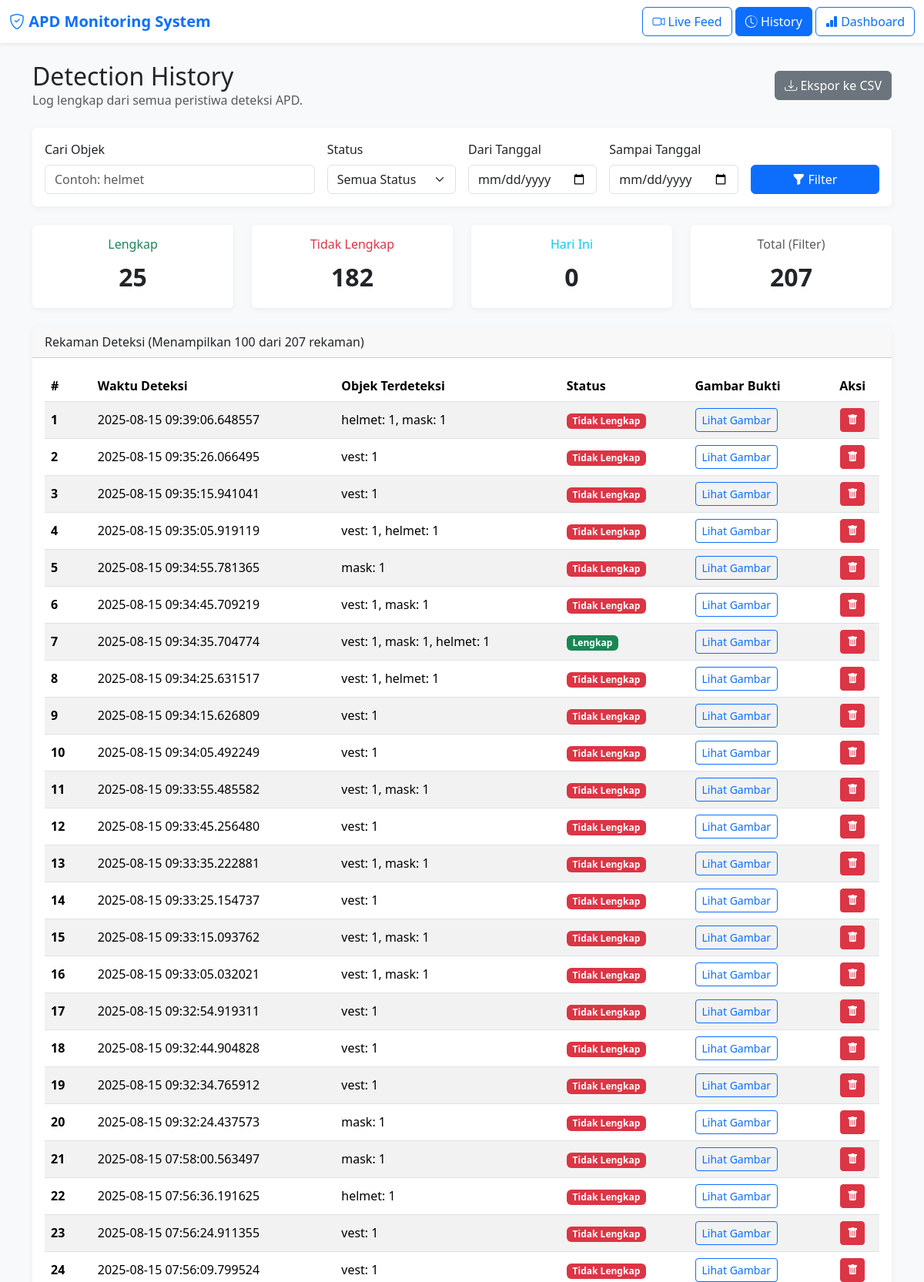
The app's page /history (upper part) with its own data.
### tables this page shows
CREATE TABLE deteksi (
        id INTEGER PRIMARY KEY AUTOINCREMENT,
        timestamp DATETIME NOT NULL,
        detected_objects TEXT NOT NULL,
        image_path TEXT NOT NULL,
        status TEXT NOT NULL 
    );

### app.py (the view)
@app.route('/history')
def history():
    conn = sqlite3.connect(DB_NAME)
    conn.row_factory = sqlite3.Row
    cursor = conn.cursor()
    page = request.args.get('page', 1, type=int)
    offset = (page - 1) * RECORDS_PER_PAGE
    where_clause, params = build_filter_query_parts(request.args)
    total_records = cursor.execute(f"SELECT COUNT(*) FROM deteksi{where_clause}", params).fetchone()[0]
    total_pages = math.ceil(total_records / RECORDS_PER_PAGE) if total_records > 0 else 1
    query = f"SELECT * FROM deteksi{where_clause} ORDER BY timestamp DESC LIMIT ? OFFSET ?"
    cursor.execute(query, (*params, RECORDS_PER_PAGE, offset))
    detections = cursor.fetchall()
    stats = {}
    stats['total_records'] = total_records
    today_where = (" AND " if where_clause else " WHERE ") + "DATE(timestamp) = DATE('now', 'localtime')"
    stats['today_detections'] = cursor.execute(f"SELECT COUNT(*) FROM deteksi{where_clause}{today_where}", params).fetchone()[0]
    complete_where = (" AND " if where_clause else " WHERE ") + "status = 'Lengkap'"
    stats['complete_detections'] = cursor.execute(f"SELECT COUNT(*) FROM deteksi{where_clause}{complete_where}", params).fetchone()[0]
    incomplete_where = (" AND " if where_clause else " WHERE ") + "status = 'Tidak Lengkap'"
    stats['incomplete_detections'] = cursor.execute(f"SELECT COUNT(*) FROM deteksi{where_clause}{incomplete_where}", params).fetchone()[0]
    conn.close()
    return render_template('history.html',
                           detections=detections,
                           stats=stats,
                           search_query=request.args.get('search', ''),
                           status_filter=request.args.get('status', ''),
                           start_date=request.args.get('start_date', ''),
                           end_date=request.args.get('end_date', ''),
                           current_page=page,
                           total_pages=total_pages)

### app.py (called while the page is built)
def build_filter_query_parts(args):
    search_query = args.get('search', '')
    status_filter = args.get('status', '')
    start_date = args.get('start_date', '')
    end_date = args.get('end_date', '')
    conditions, params = [], []
    if search_query:
        conditions.append("detected_objects LIKE ?")
        params.append(f"%{search_query}%")
    if status_filter:
        conditions.append("status = ?")
        params.append(status_filter)
    if start_date and start_date.strip():
        conditions.append("DATE(timestamp) >= ?")
        params.append(start_date)
    if end_date and end_date.strip():
        conditions.append("DATE(timestamp) <= ?")
        params.append(end_date)
    where_clause = ""
    if conditions:
        where_clause = " WHERE " + " AND ".join(conditions)
    return where_clause, params

### templates/history.html (shortened to what this page needs)
<!DOCTYPE html>
<html lang="en">
<head>
    <link href="https://cdn.jsdelivr.net/npm/bootstrap@5.3.3/dist/css/bootstrap.min.css" rel="stylesheet">
    <link rel="stylesheet" href="https://cdn.jsdelivr.net/npm/bootstrap-icons@1.11.3/font/bootstrap-icons.min.css">
</head>
<body>
    <nav class="navbar bg-white shadow-sm">
        <div class="container-fluid">
            <a class="navbar-brand text-primary fw-bold" href="/"><i class="bi bi-shield-check"></i> APD Monitoring System</a>
            <div>
                <a href="{{ url_for('index') }}" class="btn btn-outline-primary"><i class="bi bi-camera-video"></i> Live Feed</a>
                <a href="{{ url_for('history') }}" class="btn btn-primary"><i class="bi bi-clock-history"></i> History</a>
                <a href="{{ url_for('dashboard') }}" class="btn btn-outline-primary"><i class="bi bi-bar-chart-fill"></i> Dashboard</a>
            </div>
        </div>
    </nav>
    <main class="container my-4">
        <div class="d-flex justify-content-between align-items-center mb-4">
            <div>
                <h2 class="mb-0">Detection History</h2>
                <p class="text-muted mb-0">Log lengkap dari semua peristiwa deteksi APD.</p>
            </div>
            <div>
                <a id="exportBtn" href="{{ url_for('export_csv') }}" class="btn btn-secondary"><i class="bi bi-download"></i> Ekspor ke CSV</a>
            </div>
        </div>
        <div class="card mb-4">
            <div class="card-body">
                <form method="get" action="{{ url_for('history') }}" class="row g-3 align-items-end">
                    <div class="col-lg-4">
                        <label for="search" class="form-label">Cari Objek</label>
                        <input type="search" id="search" name="search" class="form-control" placeholder="Contoh: helmet" value="{{ search_query or '' }}">
                    </div>
                    <div class="col-lg-2">
                        <label for="status" class="form-label">Status</label>
                        <select id="status" name="status" class="form-select">
                            <option value="">Semua Status</option>
                        </select>
                    </div>
                    <div class="col-lg-2">
                        <label for="start_date" class="form-label">Dari Tanggal</label>
                        <input type="date" id="start_date" name="start_date" class="form-control" value="{{ start_date or '' }}">
                    </div>
                    <div class="col-lg-2">
                        <label for="end_date" class="form-label">Sampai Tanggal</label>
                        <input type="date" id="end_date" name="end_date" class="form-control" value="{{ end_date or '' }}">
                    </div>
                    <div class="col-lg-2 d-grid">
                        <button type="submit" class="btn btn-primary"><i class="bi bi-funnel-fill"></i> Filter</button>
                    </div>
                </form>
            </div>
        </div>
        <div class="row g-4 mb-4">
             <div class="col-md-3"><div class="card text-center"><div class="card-body"><h6 class="card-title text-success">Lengkap</h6><p class="fs-2 fw-bold mb-0">{{ stats.complete_detections }}</p></div></div></div>
            <div class="col-md-3"><div class="card text-center"><div class="card-body"><h6 class="card-title text-danger">Tidak Lengkap</h6><p class="fs-2 fw-bold mb-0">{{ stats.incomplete_detections }}</p></div></div></div>
            <div class="col-md-3"><div class="card text-center"><div class="card-body"><h6 class="card-title text-info">Hari Ini</h6><p class="fs-2 fw-bold mb-0">{{ stats.today_detections }}</p></div></div></div>
            <div class="col-md-3"><div class="card text-center"><div class="card-body"><h6 class="card-title text-muted">Total (Filter)</h6><p class="fs-2 fw-bold mb-0">{{ stats.total_records }}</p></div></div></div>
        </div>
        <div class="card">
            <div class="card-header">Rekaman Deteksi (Menampilkan {{ detections|length }} dari {{ stats.total_records }} rekaman)</div>
            <div class="card-body table-responsive">
                <table class="table table-striped table-hover align-middle">
                    <thead>
                        <tr>
                            <th>#</th><th>Waktu Deteksi</th><th>Objek Terdeteksi</th><th>Status</th><th>Gambar Bukti</th><th class="text-center">Aksi</th>
                        </tr>
                    </thead>
                    <tbody>
                        {% for detection in detections %}
                        <tr>
                            <th>{{ (current_page - 1) * 100 + loop.index }}</th>
                            <td>{{ detection['timestamp'] }}</td>
                            <td>{{ detection['detected_objects'] }}</td>
                            <td>
                                {% if detection['status'] == 'Lengkap' %}<span class="badge bg-success">Lengkap</span>{% else %}<span class="badge bg-danger">Tidak Lengkap</span>{% endif %}
                            </td>
                            <td>
                                <a href="#" class="btn btn-sm btn-outline-primary"
                                   data-bs-toggle="modal"
                                   data-bs-target="#imageModal"
                                   data-image-url="{{ url_for('static', filename=detection['image_path']) }}">
                                   Lihat Gambar
                                </a>
                            </td>
                            <td class="text-center">
                                <form action="{{ url_for('delete_detection', id=detection['id']) }}" method="post" onsubmit="return confirm('Anda yakin?');">
                                    <button type="submit" class="btn btn-danger btn-sm"><i class="bi bi-trash-fill"></i></button>
                                </form>
                            </td>
                        </tr>
                        {% else %}
                        <tr><td colspan="6" class="text-center p-5 text-muted"><h3>Tidak ada data ditemukan</h3><p>Coba ubah kriteria filter Anda atau tunggu deteksi baru.</p></td></tr>
                        {% endfor %}
                    </tbody>
                </table>
            </div>
        </div>
    </main>
</body>
</html>

### templates/history.html (style rules this page uses)
body { background-color: #f8f9fa; }
.card { border: none; box-shadow: 0 2px 8px rgba(0,0,0,0.05); }

### records on screen
deteksi: index "1", timestamp "2025-08-15 09:39:06.648557", detected_objects "helmet: 1, mask: 1", status "Tidak Lengkap"
deteksi: index "2", timestamp "2025-08-15 09:35:26.066495", detected_objects "vest: 1", status "Tidak Lengkap"
deteksi: index "3", timestamp "2025-08-15 09:35:15.941041", detected_objects "vest: 1", status "Tidak Lengkap"
deteksi: index "4", timestamp "2025-08-15 09:35:05.919119", detected_objects "vest: 1, helmet: 1", status "Tidak Lengkap"
deteksi: index "5", timestamp "2025-08-15 09:34:55.781365", detected_objects "mask: 1", status "Tidak Lengkap"
deteksi: index "6", timestamp "2025-08-15 09:34:45.709219", detected_objects "vest: 1, mask: 1", status "Tidak Lengkap"
deteksi: index "7", timestamp "2025-08-15 09:34:35.704774", detected_objects "vest: 1, mask: 1, helmet: 1", status "Lengkap"
deteksi: index "8", timestamp "2025-08-15 09:34:25.631517", detected_objects "vest: 1, helmet: 1", status "Tidak Lengkap"
deteksi: index "9", timestamp "2025-08-15 09:34:15.626809", detected_objects "vest: 1", status "Tidak Lengkap"
deteksi: index "10", timestamp "2025-08-15 09:34:05.492249", detected_objects "vest: 1", status "Tidak Lengkap"
deteksi: index "11", timestamp "2025-08-15 09:33:55.485582", detected_objects "vest: 1, mask: 1", status "Tidak Lengkap"
deteksi: index "12", timestamp "2025-08-15 09:33:45.256480", detected_objects "vest: 1", status "Tidak Lengkap"
deteksi: index "13", timestamp "2025-08-15 09:33:35.222881", detected_objects "vest: 1, mask: 1", status "Tidak Lengkap"
deteksi: index "14", timestamp "2025-08-15 09:33:25.154737", detected_objects "vest: 1", status "Tidak Lengkap"
deteksi: index "15", timestamp "2025-08-15 09:33:15.093762", detected_objects "vest: 1, mask: 1", status "Tidak Lengkap"
deteksi: index "16", timestamp "2025-08-15 09:33:05.032021", detected_objects "vest: 1, mask: 1", status "Tidak Lengkap"
deteksi: index "17", timestamp "2025-08-15 09:32:54.919311", detected_objects "vest: 1", status "Tidak Lengkap"
deteksi: index "18", timestamp "2025-08-15 09:32:44.904828", detected_objects "vest: 1", status "Tidak Lengkap"
deteksi: index "19", timestamp "2025-08-15 09:32:34.765912", detected_objects "vest: 1", status "Tidak Lengkap"
deteksi: index "20", timestamp "2025-08-15 09:32:24.437573", detected_objects "mask: 1", status "Tidak Lengkap"
deteksi: index "21", timestamp "2025-08-15 07:58:00.563497", detected_objects "mask: 1", status "Tidak Lengkap"
deteksi: index "22", timestamp "2025-08-15 07:56:36.191625", detected_objects "helmet: 1", status "Tidak Lengkap"
deteksi: index "23", timestamp "2025-08-15 07:56:24.911355", detected_objects "vest: 1", status "Tidak Lengkap"
deteksi: index "24", timestamp "2025-08-15 07:56:09.799524", detected_objects "vest: 1", status "Tidak Lengkap"

### other values on screen
{{ stats.complete_detections }} "25"
{{ stats.incomplete_detections }} "182"
{{ stats.today_detections }} "0"
{{ stats.total_records }} "207"
{{ detections|length }} "100"
